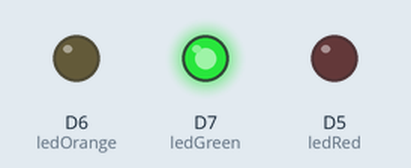
Simulated run of this sketch. Board: ESP8266 (Wemos D1 mini). Parts: output pins drawn as LEDs (lit = HIGH).

Above: at 3.0 s.
At 9.0 s:
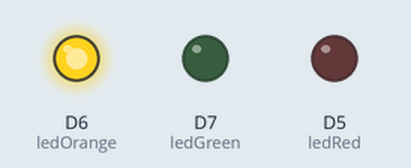
At 15.0 s:
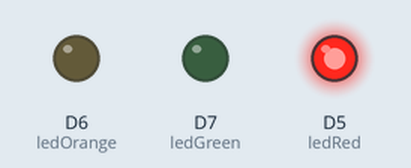
Timing chart, 0 to 23.4 s (numbered marks = the images above):
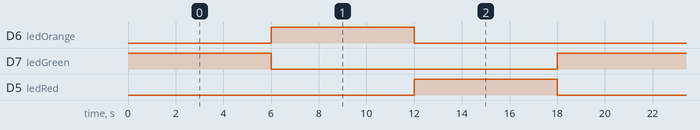

Measured:
- by itself, D6 (ledOrange), D7 (ledGreen), D5 (ledRed): alternates HIGH for 6.0 s and LOW for 12.0 s
- by itself, everything shown: repeats every 18.0 s, in 4 steps

The sketch:

v1.0-traffic-light-code.ino
```cpp
// C++ code
int ledGreen = D7;
int ledOrange = D6;
int ledRed = D5;

void setup()
{
  pinMode(ledGreen, OUTPUT);
  pinMode(ledOrange,OUTPUT);
  pinMode(ledRed,OUTPUT);
}

void loop()
{

// Led Green
digitalWrite(ledGreen,HIGH);
delay(6000);
digitalWrite(ledGreen,LOW);

// Led Orange
digitalWrite(ledOrange,HIGH);
delay(6000);
digitalWrite(ledOrange,LOW);

// led Red
digitalWrite(ledRed,HIGH);
delay(6000);
digitalWrite(ledRed,LOW);
}
```
